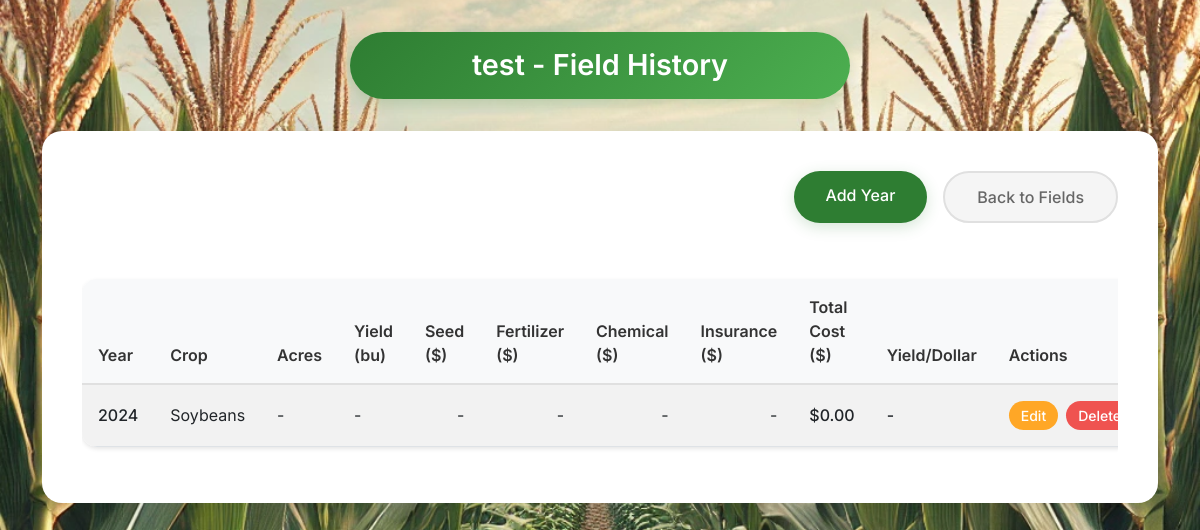
/fields/1/, run on the app's committed database.
### fields/models.py (models this page shows, shortened)
class Field(models.Model):
    name = models.CharField(max_length=100, unique=True)
    location = models.CharField(max_length=100, null=True, blank=True)

class YearlyFieldData(models.Model):
    field = models.ForeignKey(Field, on_delete=models.CASCADE, related_name='yearly_data')
    year = models.IntegerField()
    acres = models.FloatField(null=True, blank=True)
    seed_cost = models.FloatField(null=True, blank=True)
    fertilizer_cost = models.FloatField(null=True, blank=True)
    chemical_cost = models.FloatField(null=True, blank=True)
    crop_insurance = models.FloatField(null=True, blank=True)
    yield_amount = models.FloatField(null=True, blank=True)  # In bushels
    crop = models.CharField(max_length=100, null=True, blank=True)
    class Meta:
        unique_together = ['field', 'year']
        ordering = ['-year']
    def total_cost(self):
        costs = [
            self.seed_cost or 0,
            self.fertilizer_cost or 0,
            self.chemical_cost or 0,
            self.crop_insurance or 0
        ]
        return sum(costs)
    def yield_per_dollar(self):
        total = self.total_cost()
        if total and self.yield_amount:
            return self.yield_amount / total
        return

### fields/views.py (the view)
# urls.py: path('fields/<int:field_id>/', views.field_history, name='field_history'),
def field_history(request, field_id):
    field = get_object_or_404(Field, id=field_id)
    yearly_data = field.yearly_data.all()
    return render(request, 'fields/field_history.html', {
        'field': field,
        'yearly_data': yearly_data
    })

### shared_utils/templatetags/currency_filters.py (called while the page is built)
@register.filter(name='currency')
def currency(value):
    if value is None:
        return '-'
    return f'${value:,.2f}'

### fields/templates/fields/field_history.html (shortened to what this page needs)
{% load static %}
{% load currency_filters %}
<!DOCTYPE html>
<html lang="en">
<head>
    <link rel="stylesheet" href="https://cdn.jsdelivr.net/npm/bootstrap@5.3.0/dist/css/bootstrap.min.css">
    <link rel="stylesheet" href="{% static 'fields/styles.css' %}">
</head>
<body>
    <div class="container">
        <div class="header-pill">
            <h1>{{ field.name }} - Field History</h1>
        </div>
        <div class="form-container">
            <div class="d-flex justify-content-end mb-4">
                <div class="d-flex gap-3">
                    <a href="{% url 'add_yearly_data' field.id %}" class="btn btn-primary">Add Year</a>
                    <a href="{% url 'field_list' %}" class="btn btn-secondary">Back to Fields</a>
                </div>
            </div>
            <div class="table-responsive">
                <table class="table table-striped">
                    <thead>
                        <tr>
                            <th>Year</th>
                            <th>Crop</th>
                            <th>Acres</th>
                            <th>Yield (bu)</th>
                            <th>Seed ($)</th>
                            <th>Fertilizer ($)</th>
                            <th>Chemical ($)</th>
                            <th>Insurance ($)</th>
                            <th>Total Cost ($)</th>
                            <th>Yield/Dollar</th>
                            <th>Actions</th>
                        </tr>
                    </thead>
                    <tbody>
                        {% for data in yearly_data %}
                        <tr>
                            <td class="fw-medium">{{ data.year }}</td>
                            <td>{{ data.crop|default:"-" }}</td>
                            <td>{{ data.acres|default:"-" }}</td>
                            <td>{{ data.yield_amount|default:"-" }}</td>
                            <td>{{ data.seed_cost|currency }}</td>
                            <td>{{ data.fertilizer_cost|currency }}</td>
                            <td>{{ data.chemical_cost|currency }}</td>
                            <td>{{ data.crop_insurance|currency }}</td>
                            <td class="fw-medium">{{ data.total_cost|currency }}</td>
                            <td class="fw-medium">{{ data.yield_per_dollar|default:"-" }}</td>
                            <td>
                                <div class="d-flex gap-2">
                                    <a href="{% url 'edit_yearly_data' field_id=field.id data_id=data.id %}" class="btn btn-warning btn-sm">Edit</a>
                                    <button class="btn btn-danger btn-sm" onclick="confirmDelete('{{ data.id }}', '{{ data.year }}')">Delete</button>
                                </div>
                            </td>
                        </tr>
                        {% empty %}
                        <tr>
                            <td colspan="11" class="text-center">No yearly data available.</td>
                        </tr>
                        {% endfor %}
                    </tbody>
                </table>
            </div>
        </div>
    </div>
</body>
</html>

### fields/static/fields/styles.css (style rules this page uses)
:root { --primary-green: #2E7D32; --secondary-green: #4CAF50; --accent-brown: #8D6E63; --form-bg: #f8f9fa; --input-border: #e0e0e0; --text-primary: #333; --text-secondary: #666; --shadow-sm: 0 2px 4px rgba(0, 0, 0, 0.1); --shadow-md: 0 4px 15px rgba(46, 125, 50, 0.2); --shadow-lg: 0 8px 30px rgba(0, 0, 0, 0.1); }
body { font-family: 'Inter', sans-serif; background-color: #f5f5f5; color: var(--text-primary); margin: 0; padding: 0; background-image: url('/static/fields/images/corn.webp'); background-size: cover; background-repeat: no-repeat; background-position: center; background-attachment: fixed; }
.header-pill { background: linear-gradient(135deg, var(--primary-green), var(--secondary-green)); border-radius: 50px; padding: 1rem 2rem; margin: 2rem auto; max-width: 500px; box-shadow: var(--shadow-md); transform: translateY(0); transition: transform 0.3s ease; }
.header-pill h1 { color: white; font-weight: 600; margin: 0; text-align: center; font-size: 1.8rem; }
.form-container { background: white; border-radius: 20px; padding: 2.5rem; box-shadow: var(--shadow-lg); margin-bottom: 3rem; }
.btn { border-radius: 50px; padding: 0.75rem 2rem; font-weight: 500; transition: all 0.3s ease; cursor: pointer; text-decoration: none; display: inline-block; }
.btn-primary { background-color: var(--primary-green); border: none; color: white; box-shadow: var(--shadow-md); }
.btn-secondary { background-color: #f5f5f5; border: 2px solid #e0e0e0; color: var(--text-secondary); }
.btn-warning { background-color: #FFA726; border: none; color: white; }
.btn-danger { background-color: #EF5350; border: none; color: white; }
.table { background: white; border-radius: 15px; overflow: hidden; box-shadow: var(--shadow-sm); margin-top: 2rem; }
.table th { background-color: var(--form-bg); color: var(--text-primary); font-weight: 600; padding: 1rem; text-align: left; }
.table td { padding: 1rem; border-top: 1px solid var(--input-border); }
.table-striped tbody tr:nth-of-type(odd) { background-color: rgba(0, 0, 0, 0.02); }
.d-flex { display: flex; }
.gap-3 { gap: 1rem; }
.table-responsive { border-radius: 15px; overflow: hidden; }
.table thead th { background-color: #f8f9fa; font-weight: 600; padding: 1rem; border-bottom: 2px solid var(--input-border); }
.table tbody td { padding: 1rem; vertical-align: middle; }
.table td:nth-child(5), .table td:nth-child(6), .table td:nth-child(7), .table td:nth-child(8), .table td:nth-child(9) { text-align: right; }
.table .btn-sm { padding: 0.25rem 0.75rem; }

### data on the page
Field: name "test"
YearlyFieldData: year "2024", crop "Soybeans", acres "-", yield_amount "-", seed_cost "-", fertilizer_cost "-", chemical_cost "-", crop_insurance "-", total_cost "$0.00", yield_per_dollar "-"
